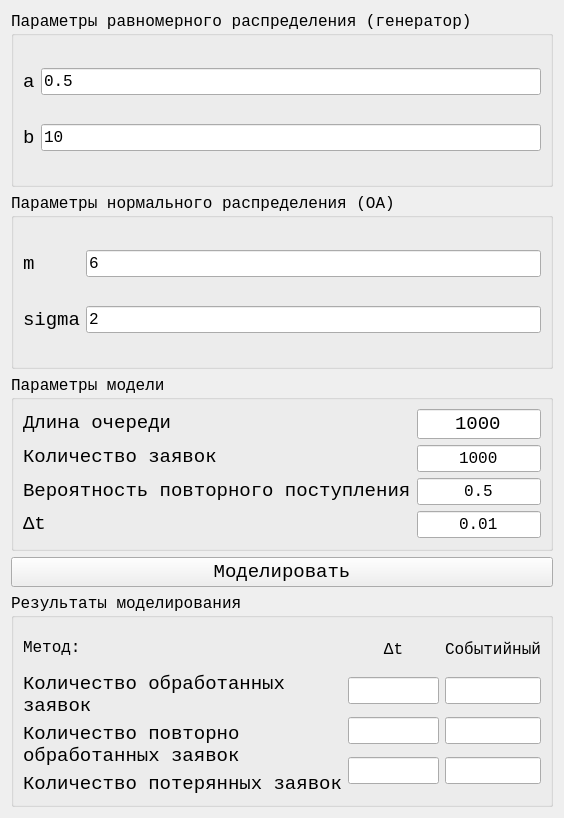
<?xml version="1.0" encoding="UTF-8"?>
<ui version="4.0">
 <class>Form</class>
 <widget class="QWidget" name="Form">
  <property name="geometry">
   <rect>
    <x>0</x>
    <y>0</y>
    <width>564</width>
    <height>818</height>
   </rect>
  </property>
  <property name="sizePolicy">
   <sizepolicy hsizetype="Preferred" vsizetype="Preferred">
    <horstretch>0</horstretch>
    <verstretch>0</verstretch>
   </sizepolicy>
  </property>
  <property name="windowTitle">
   <string>Лабораторная работа №4</string>
  </property>
  <layout class="QVBoxLayout" name="verticalLayout_2">
   <property name="sizeConstraint">
    <enum>QLayout::SetMinimumSize</enum>
   </property>
   <item>
    <widget class="QGroupBox" name="groupBox">
     <property name="font">
      <font>
       <family>Courier New</family>
       <pointsize>12</pointsize>
      </font>
     </property>
     <property name="title">
      <string>Параметры равномерного распределения (генератор)</string>
     </property>
     <layout class="QGridLayout" name="gridLayout_2">
      <item row="0" column="0">
       <widget class="QLabel" name="label">
        <property name="font">
         <font>
          <family>Courier New</family>
          <pointsize>14</pointsize>
         </font>
        </property>
        <property name="text">
         <string notr="true">a</string>
        </property>
       </widget>
      </item>
      <item row="0" column="1">
       <widget class="QLineEdit" name="lineEdit_generator_a">
        <property name="text">
         <string>0.5</string>
        </property>
       </widget>
      </item>
      <item row="1" column="0">
       <widget class="QLabel" name="label_2">
        <property name="font">
         <font>
          <family>Courier New</family>
          <pointsize>14</pointsize>
         </font>
        </property>
        <property name="text">
         <string notr="true">b</string>
        </property>
       </widget>
      </item>
      <item row="1" column="1">
       <widget class="QLineEdit" name="lineEdit_generator_b">
        <property name="text">
         <string>10</string>
        </property>
       </widget>
      </item>
     </layout>
    </widget>
   </item>
   <item>
    <widget class="QGroupBox" name="groupBox_2">
     <property name="font">
      <font>
       <family>Courier New</family>
       <pointsize>12</pointsize>
      </font>
     </property>
     <property name="title">
      <string>Параметры нормального распределения (ОА)</string>
     </property>
     <layout class="QGridLayout" name="gridLayout_3">
      <item row="0" column="0">
       <widget class="QLabel" name="label_3">
        <property name="font">
         <font>
          <family>Courier New</family>
          <pointsize>14</pointsize>
         </font>
        </property>
        <property name="text">
         <string notr="true">m</string>
        </property>
       </widget>
      </item>
      <item row="0" column="1">
       <widget class="QLineEdit" name="lineEdit_m">
        <property name="text">
         <string>6</string>
        </property>
       </widget>
      </item>
      <item row="1" column="0">
       <widget class="QLabel" name="label_k">
        <property name="font">
         <font>
          <family>Courier New</family>
          <pointsize>14</pointsize>
         </font>
        </property>
        <property name="text">
         <string notr="true">sigma</string>
        </property>
       </widget>
      </item>
      <item row="1" column="1">
       <widget class="QLineEdit" name="lineEdit_sigma">
        <property name="text">
         <string>2</string>
        </property>
       </widget>
      </item>
     </layout>
    </widget>
   </item>
   <item>
    <widget class="QGroupBox" name="groupBox_3">
     <property name="font">
      <font>
       <family>Courier New</family>
       <pointsize>12</pointsize>
      </font>
     </property>
     <property name="title">
      <string>Параметры модели</string>
     </property>
     <layout class="QGridLayout" name="gridLayout">
      <item row="0" column="0">
       <layout class="QHBoxLayout" name="horizontalLayout_3">
        <item>
         <layout class="QVBoxLayout" name="verticalLayout_8">
          <item>
           <widget class="QLabel" name="label_12">
            <property name="font">
             <font>
              <pointsize>14</pointsize>
             </font>
            </property>
            <property name="text">
             <string>Длина очереди</string>
            </property>
           </widget>
          </item>
          <item>
           <widget class="QLabel" name="label_5">
            <property name="font">
             <font>
              <family>Courier New</family>
              <pointsize>14</pointsize>
             </font>
            </property>
            <property name="text">
             <string>Количество заявок</string>
            </property>
           </widget>
          </item>
          <item>
           <widget class="QLabel" name="label_6">
            <property name="maximumSize">
             <size>
              <width>16777215</width>
              <height>60</height>
             </size>
            </property>
            <property name="font">
             <font>
              <family>Courier New</family>
              <pointsize>14</pointsize>
             </font>
            </property>
            <property name="text">
             <string>Вероятность повторного поступления</string>
            </property>
           </widget>
          </item>
          <item>
           <widget class="QLabel" name="label_dt">
            <property name="font">
             <font>
              <family>Courier New</family>
              <pointsize>14</pointsize>
             </font>
            </property>
            <property name="text">
             <string>Δt</string>
            </property>
           </widget>
          </item>
         </layout>
        </item>
        <item>
         <layout class="QVBoxLayout" name="verticalLayout_9">
          <item>
           <widget class="QLineEdit" name="lineEdit_queue_count">
            <property name="font">
             <font>
              <pointsize>14</pointsize>
             </font>
            </property>
            <property name="text">
             <string>1000</string>
            </property>
            <property name="alignment">
             <set>Qt::AlignCenter</set>
            </property>
           </widget>
          </item>
          <item>
           <widget class="QLineEdit" name="lineEdit_request_count">
            <property name="text">
             <string>1000</string>
            </property>
            <property name="alignment">
             <set>Qt::AlignCenter</set>
            </property>
           </widget>
          </item>
          <item>
           <widget class="QLineEdit" name="lineEdit_reenter_probability">
            <property name="minimumSize">
             <size>
              <width>0</width>
              <height>0</height>
             </size>
            </property>
            <property name="text">
             <string>0.5</string>
            </property>
            <property name="alignment">
             <set>Qt::AlignCenter</set>
            </property>
           </widget>
          </item>
          <item>
           <widget class="QLineEdit" name="lineEdit_dt">
            <property name="text">
             <string>0.01</string>
            </property>
            <property name="alignment">
             <set>Qt::AlignCenter</set>
            </property>
           </widget>
          </item>
         </layout>
        </item>
       </layout>
      </item>
     </layout>
    </widget>
   </item>
   <item>
    <widget class="QPushButton" name="pushButton">
     <property name="font">
      <font>
       <family>Courier New</family>
       <pointsize>14</pointsize>
      </font>
     </property>
     <property name="text">
      <string>Моделировать</string>
     </property>
    </widget>
   </item>
   <item>
    <widget class="QGroupBox" name="groupBox_4">
     <property name="maximumSize">
      <size>
       <width>16777215</width>
       <height>16777215</height>
      </size>
     </property>
     <property name="font">
      <font>
       <family>Courier New</family>
       <pointsize>12</pointsize>
      </font>
     </property>
     <property name="title">
      <string>Результаты моделирования</string>
     </property>
     <layout class="QGridLayout" name="gridLayout_4">
      <item row="0" column="1" colspan="2">
       <layout class="QHBoxLayout" name="horizontalLayout_2">
        <item>
         <layout class="QVBoxLayout" name="verticalLayout">
          <item>
           <widget class="QLabel" name="label_11">
            <property name="sizePolicy">
             <sizepolicy hsizetype="Preferred" vsizetype="Preferred">
              <horstretch>0</horstretch>
              <verstretch>0</verstretch>
             </sizepolicy>
            </property>
            <property name="minimumSize">
             <size>
              <width>0</width>
              <height>40</height>
             </size>
            </property>
            <property name="text">
             <string>Метод:</string>
            </property>
           </widget>
          </item>
          <item>
           <widget class="QLabel" name="label_8">
            <property name="font">
             <font>
              <family>Courier New</family>
              <pointsize>14</pointsize>
             </font>
            </property>
            <property name="text">
             <string>Количество обработанных
заявок</string>
            </property>
           </widget>
          </item>
          <item>
           <widget class="QLabel" name="label_9">
            <property name="font">
             <font>
              <family>Courier New</family>
              <pointsize>14</pointsize>
             </font>
            </property>
            <property name="text">
             <string>Количество повторно
обработанных заявок</string>
            </property>
           </widget>
          </item>
          <item>
           <widget class="QLabel" name="label_10">
            <property name="font">
             <font>
              <family>Courier New</family>
              <pointsize>14</pointsize>
             </font>
            </property>
            <property name="text">
             <string>Количество потерянных заявок</string>
            </property>
           </widget>
          </item>
         </layout>
        </item>
        <item>
         <layout class="QVBoxLayout" name="verticalLayout_3">
          <item>
           <widget class="QLabel" name="label_4">
            <property name="minimumSize">
             <size>
              <width>0</width>
              <height>30</height>
             </size>
            </property>
            <property name="maximumSize">
             <size>
              <width>16777215</width>
              <height>30</height>
             </size>
            </property>
            <property name="text">
             <string>Δt</string>
            </property>
            <property name="alignment">
             <set>Qt::AlignCenter</set>
            </property>
           </widget>
          </item>
          <item>
           <widget class="QLineEdit" name="lineEdit_res_request_count">
            <property name="readOnly">
             <bool>true</bool>
            </property>
           </widget>
          </item>
          <item>
           <widget class="QLineEdit" name="lineEdit_res_reentered_count">
            <property name="readOnly">
             <bool>true</bool>
            </property>
           </widget>
          </item>
          <item>
           <widget class="QLineEdit" name="lineEdit_res_max_queue_size">
            <property name="readOnly">
             <bool>true</bool>
            </property>
           </widget>
          </item>
         </layout>
        </item>
        <item>
         <layout class="QVBoxLayout" name="verticalLayout_7">
          <item>
           <widget class="QLabel" name="label_7">
            <property name="minimumSize">
             <size>
              <width>0</width>
              <height>30</height>
             </size>
            </property>
            <property name="maximumSize">
             <size>
              <width>16777215</width>
              <height>30</height>
             </size>
            </property>
            <property name="text">
             <string>Событийный</string>
            </property>
           </widget>
          </item>
          <item>
           <widget class="QLineEdit" name="lineEdit_res_request_count_e"/>
          </item>
          <item>
           <widget class="QLineEdit" name="lineEdit_res_reentered_count_e"/>
          </item>
          <item>
           <widget class="QLineEdit" name="lineEdit_res_max_queue_size_e"/>
          </item>
         </layout>
        </item>
       </layout>
      </item>
     </layout>
    </widget>
   </item>
  </layout>
 </widget>
 <resources/>
 <connections/>
</ui>
